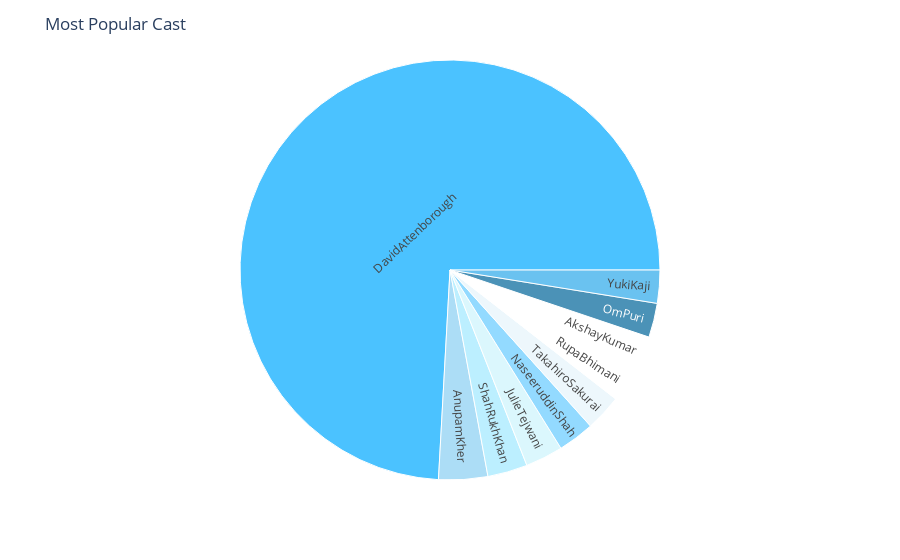

Write notebook code for a chart like this one.
### Code cell
colors =  ['#00A9FF','#89CFF3','#A0E9FF','#CDF5FD']

fig = px.sunburst(popular_cast_df.head(10), path=['cast'], values='total_show', color_discrete_sequence=colors)
fig.update_layout(title_text="Most Popular Cast")
fig.show()

### Figure 1 — Plotly figure (JSON) as saved in the notebook; plotly's stock layout.template omitted (floating-point values rounded to 4 significant figures)
{"data": [{"branchvalues": "total", "domain": {"x": [0, 1], "y": [0, 1]}, "hovertemplate": "labels=%{label}<br>total_show=%{value}<br>parent=%{parent}<br>id=%{id}<extra></extra>", "ids": ["AkshayKumar", "AnupamKher", "DavidAttenborough", "JulieTejwani", "NaseeruddinShah", "OmPuri", "RupaBhimani", "ShahRukhKhan", "TakahiroSakurai", "YukiKaji"], "labels": ["AkshayKumar", "AnupamKher", "DavidAttenborough", "JulieTejwani", "NaseeruddinShah", "OmPuri", "RupaBhimani", "ShahRukhKhan", "TakahiroSakurai", "YukiKaji"], "name": "", "parents": ["", "", "", "", "", "", "", "", "", ""], "type": "sunburst", "values": [30, 43, 845, 33, 32, 30, 31, 35, 32, 29]}], "layout": {"legend": {"tracegroupgap": 0}, "margin": {"t": 60}, "sunburstcolorway": ["#00A9FF", "#89CFF3", "#A0E9FF", "#CDF5FD"], "title": {"text": "Most Popular Cast"}}}
